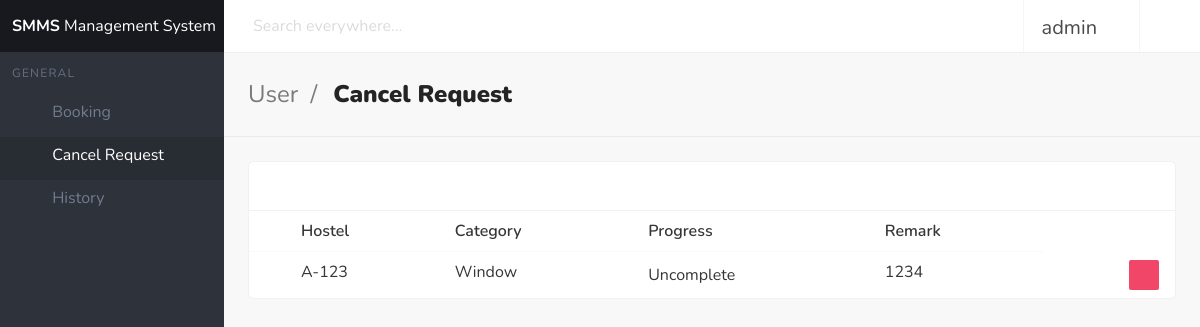
The page /cancel/ (signed in) on the database its author committed.
### general/models.py (models this page shows)
class MaintenanceRequest(models.Model):
    COMPLETED = 'Completed'
    UNCOMPLETE = 'Uncomplete'
    PROGRESS_CHOICES = [
        (COMPLETED, 'Completed'),
        (UNCOMPLETE, 'Uncomplete'),
    ]
    WINDOW = 'Window'
    TOLIET = 'Toilet'
    BED = 'Bed'
    CABINET = 'Cabinet'
    TABLE = 'Table'
    CHAIR = 'Chair'
    CATEGORY_CHOICES = [
        (WINDOW, 'Window'),
        (TOLIET, 'Toilet'),
        (BED, 'Bed'),
        (CABINET, 'Cabinet'),
        (TABLE, 'Table'),
        (CHAIR, 'Chair'),
    ]
    category = models.CharField(
        max_length=255, choices=CATEGORY_CHOICES)
    progress = models.CharField(
        max_length=255, choices=PROGRESS_CHOICES)
    remark = models.CharField(max_length=255)
    hostel = models.CharField(max_length=255)

### general/views.py (the view)
# urls.py: path('cancel/', views.userCancel, name="userCancel"),
def userCancel(request):
    cancels = MaintenanceRequest.objects.filter(progress=("Uncomplete"))
    if request.method == 'POST':
        cancels.delete()
        return redirect('userCancel')
    return render(request, 'userCancel.html', {'cancels': cancels})

### general/templates/userCancel.html (shortened to what this page needs)
<!DOCTYPE html>
{% load static %}
<html
  lang="en"
  class="
    has-aside-left
    has-aside-mobile-transition
    has-navbar-fixed-top
    has-aside-expanded
  "
>
  <head>
    <link rel="stylesheet" href="{% static 'userMain.min.css' %}" />
  </head>
  <body>
    <div id="app">
      <form method="POST" action="">
        <nav id="navbar-main" class="navbar is-fixed-top">
          <div class="navbar-brand">
            <div class="navbar-item has-control">
              <div class="control">
                <input placeholder="Search everywhere..." class="input" />
              </div>
            </div>
          </div>
          <div class="navbar-menu fadeIn animated faster" id="navbar-menu">
            <div class="navbar-end">
              <div
                class="
                  navbar-item
                  has-dropdown
                  has-dropdown-with-icons
                  has-divider
                  has-user-avatar
                  is-hoverable
                "
              >
                <a class="navbar-link is-arrowless">
                  <div
                    class="is-user-name"
                    style="font-size: 20px; margin-top: 3px"
                  >
                    <span>{{request.user}}</span>
                  </div>
                  <span class="icon"></span>
                </a>
              </div>
              <a
                title="Log out"
                class="navbar-item is-desktop-icon-only"
                href="{% url 'logout' %}"
              >
                <span class="icon"></span>
              </a>
            </div>
          </div>
        </nav>
        <aside class="aside is-placed-left is-expanded">
          <div class="aside-tools">
            <div class="aside-tools-label">
              <span><b>SMMS</b> Management System</span>
            </div>
          </div>
          <div class="menu is-menu-main">
            <p class="menu-label">General</p>
            <ul class="menu-list">
              <li>
                <a href="{% url 'userBooking' %}" class="has-icon">
                  <span class="icon"></span>
                  <span class="menu-item-label">Booking</span>
                </a>
              </li>
            </ul>
            <ul class="menu-list">
              <li>
                <a href="{% url 'userCancel' %}" class="is-active has-icon">
                  <span class="icon"
                    ></span>
                  <span class="menu-item-label">Cancel Request</span>
                </a>
              </li>
              <li>
                <a href="{% url 'userHistory' %}" class="has-icon">
                  <span class="icon"></span>
                  <span class="menu-item-label">History</span>
                </a>
              </li>
            </ul>
          </div>
        </aside>
        <section class="section is-title-bar">
          <div class="level">
            <div class="level-left">
              <div class="level-item">
                <ul>
                  <li>User</li>
                  <li>Cancel Request</li>
                </ul>
              </div>
            </div>
          </div>
        </section>
        <section class="section is-main-section">
          <div class="card has-table">
            <header class="card-header">
              <a href="#" class="card-header-icon">
                <span class="icon"></span>
              </a>
            </header>
            <div class="card-content">
              <div class="b-table has-pagination">
                <div class="table-wrapper has-mobile-cards">
                  <table
                    class="
                      table
                      is-fullwidth is-striped is-hoverable is-fullwidth
                    "
                  >
                    <thead>
                      <tr>
                        <th class="is-checkbox-cell"></th>
                        <th>Hostel</th>
                        <th>Category</th>
                        <th>Progress</th>
                        <th>Remark</th>
                      </tr>
                    </thead>
                    <tbody>
                      {% for cancel in cancels %}
                      <tr>
                        <td class="is-checkbox-cell">
                        </td>
                        <td data-label="Hostel">{{cancel.hostel}}</td>
                        <td data-label="Category">{{cancel.category}}</td>
                        <td data-label="Progress" class="is-progress-cell">
                          {{cancel.progress}}
                        </td>
                        <td data-label="Remark">{{cancel.remark}}</td>
                        <td class="is-actions-cell">
                          <div class="buttons is-right">
                            <button
                              class="button is-small is-danger jb-modal"
                              data-target="delete-modal"
                              type="button"
                            >
                              <span class="icon"
                                ></span>
                            </button>
                          </div>
                        </td>
                      </tr>
                      {% endfor %}
                    </tbody>
                  </table>
                </div>
              </div>
            </div>
          </div>
        </section>
      </form>
    </div>
    <link
      rel="stylesheet"
      href="https://cdn.materialdesignicons.com/4.9.95/css/materialdesignicons.min.css"
    />
  </body>
</html>

### rows shown on the page
MaintenanceRequest: hostel "A-123", category "Window", progress "Uncomplete", remark "1234"

### other values the page prints
{{ request.user }} "admin"
